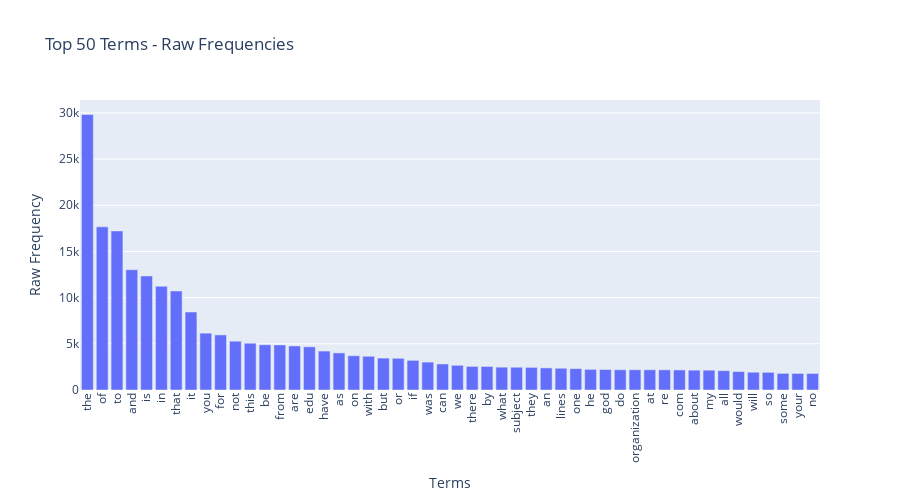
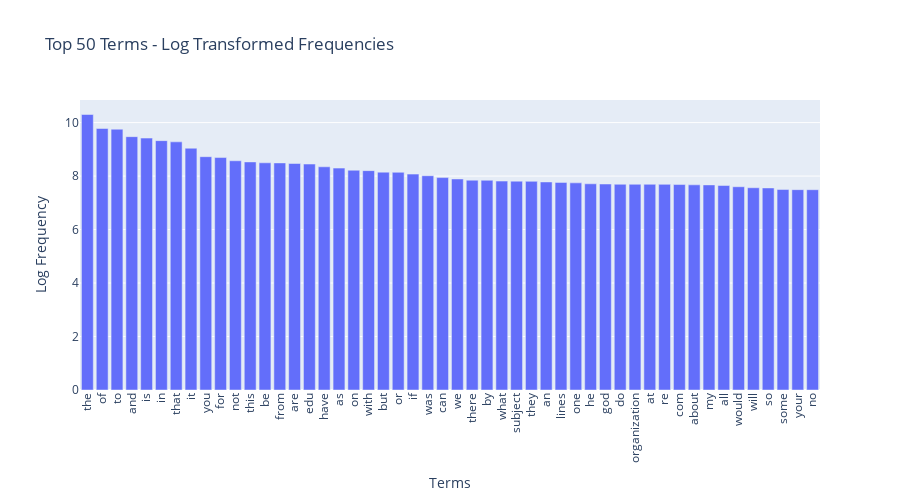

Here is the notebook cell these charts were saved with, in order:
### Markdown cell above
### >>> **Exercise 15 (take home):** 
You can copy the code from the previous exercise and change the 'term_frequencies' variable for the 'term_frequencies_log', comment about the differences that you observe and talk about other possible insights that we can get from a log distribution.

### Code cell
# Answer here
import plotly.express as px

term_frequencies = np.asarray(X_counts.sum(axis=0)).ravel()
term_frequencies_log = np.log1p(term_frequencies)

top_k = 50
top_idx = term_frequencies.argsort()[-top_k:]
sorted_idx = top_idx[np.argsort(term_frequencies[top_idx])[::-1]]

terms = count_vect.get_feature_names_out()[sorted_idx]
freqs_raw = term_frequencies[sorted_idx]
freqs_log = term_frequencies_log[sorted_idx]

fig1 = px.bar(x=terms, y=freqs_raw,
              labels={'x':'Terms', 'y':'Raw Frequency'},
              title=f"Top {top_k} Terms - Raw Frequencies")
fig1.update_layout(xaxis_tickangle=-90, width=900, height=500)
fig1.show()

fig2 = px.bar(x=terms, y=freqs_log,
              labels={'x':'Terms', 'y':'Log Frequency'},
              title=f"Top {top_k} Terms - Log Transformed Frequencies")
fig2.update_layout(xaxis_tickangle=-90, width=900, height=500)
fig2.show()

### Raw scale:
### A few very common words (the, and, of) dominate with very high counts (up to tens of thousands).
### Most other words are almost invisible on the chart.

### Log scale:
### Compresses the range → differences between high and low frequency words are smaller.
### Rare words become visible.

### The distribution looks more balanced, so we can see both the “head” and the “tail.”

### Figure 1 — Plotly figure (JSON) as saved in the notebook; plotly's stock layout.template omitted (floating-point values rounded to 4 significant figures)
{"data": [{"hovertemplate": "Terms=%{x}<br>Raw Frequency=%{y}<extra></extra>", "legendgroup": "", "marker": {"color": "#636efa", "pattern": {"shape": ""}}, "name": "", "orientation": "v", "showlegend": false, "textposition": "auto", "type": "bar", "x": ["the", "of", "to", "and", "is", "in", "that", "it", "you", "for", "not", "this", "be", "from", "are", "edu", "have", "as", "on", "with", "but", "or", "if", "was", "can", "we", "there", "by", "what", "subject", "they", "an", "lines", "one", "he", "god", "do", "organization", "at", "re", "com", "about", "my", "all", "would", "will", "so", "some", "your", "no"], "xaxis": "x", "y": [29825, 17660, 17222, 13017, 12343, 11226, 10723, 8447, 6157, 5962, 5285, 5063, 4898, 4877, 4769, 4675, 4218, 4015, 3709, 3655, 3453, 3432, 3208, 3020, 2818, 2674, 2556, 2548, 2472, 2464, 2448, 2393, 2353, 2312, 2232, 2216, 2193, 2192, 2191, 2186, 2172, 2148, 2143, 2093, 2000, 1925, 1912, 1802, 1793, 1791], "yaxis": "y"}], "layout": {"barmode": "relative", "height": 500, "legend": {"tracegroupgap": 0}, "title": {"text": "Top 50 Terms - Raw Frequencies"}, "width": 900, "xaxis": {"anchor": "y", "domain": [0, 1], "tickangle": -90, "title": {"text": "Terms"}}, "yaxis": {"anchor": "x", "domain": [0, 1], "title": {"text": "Raw Frequency"}}}}

### Figure 2 — Plotly figure (JSON) as saved in the notebook; plotly's stock layout.template omitted (floating-point values rounded to 4 significant figures)
{"data": [{"hovertemplate": "Terms=%{x}<br>Log Frequency=%{y}<extra></extra>", "legendgroup": "", "marker": {"color": "#636efa", "pattern": {"shape": ""}}, "name": "", "orientation": "v", "showlegend": false, "textposition": "auto", "type": "bar", "x": ["the", "of", "to", "and", "is", "in", "that", "it", "you", "for", "not", "this", "be", "from", "are", "edu", "have", "as", "on", "with", "but", "or", "if", "was", "can", "we", "there", "by", "what", "subject", "they", "an", "lines", "one", "he", "god", "do", "organization", "at", "re", "com", "about", "my", "all", "would", "will", "so", "some", "your", "no"], "xaxis": "x", "y": [10.3, 9.779, 9.754, 9.474, 9.421, 9.326, 9.28, 9.042, 8.726, 8.693, 8.573, 8.53, 8.497, 8.492, 8.47, 8.45, 8.347, 8.298, 8.219, 8.204, 8.147, 8.141, 8.074, 8.013, 7.944, 7.892, 7.847, 7.843, 7.813, 7.81, 7.803, 7.781, 7.764, 7.746, 7.711, 7.704, 7.693, 7.693, 7.693, 7.69, 7.684, 7.673, 7.67, 7.647, 7.601, 7.563, 7.556, 7.497, 7.492, 7.491], "yaxis": "y"}], "layout": {"barmode": "relative", "height": 500, "legend": {"tracegroupgap": 0}, "title": {"text": "Top 50 Terms - Log Transformed Frequencies"}, "width": 900, "xaxis": {"anchor": "y", "domain": [0, 1], "tickangle": -90, "title": {"text": "Terms"}}, "yaxis": {"anchor": "x", "domain": [0, 1], "title": {"text": "Log Frequency"}}}}
